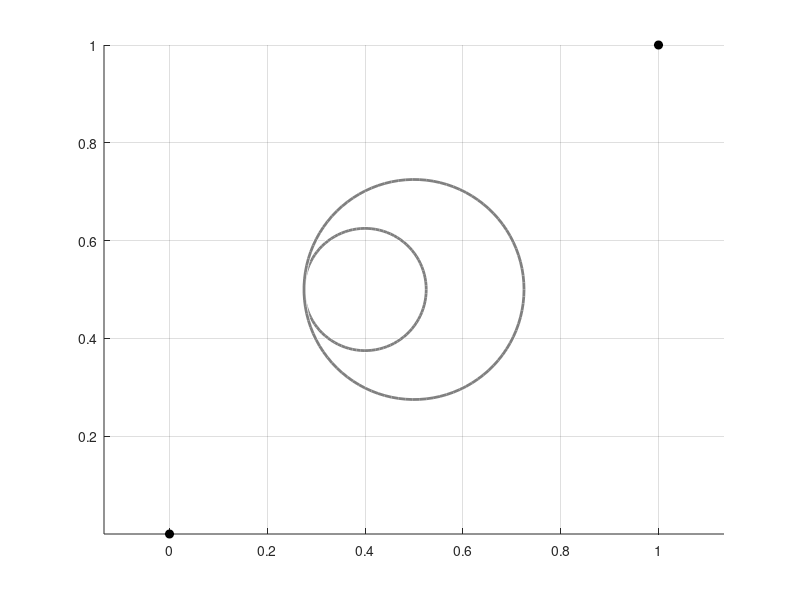

Reproduce this figure in MATLAB. (Note: this script raises an error after producing the figure.)
clear
close all
% Parameters
theta_start = [0; 0];
theta_goal = [1; 1];
centers = [.4, .5; .5, .5];
radii = [.125, .225];

% Create figure
figure
grid on
hold on

for idx = 1:length(radii)
    viscircles(centers(:,idx)', radii(idx), 'Color', [0.5, 0.5, 0.5]);
end

plot(theta_start(1), theta_start(2), 'ko', 'MarkerFaceColor', 'k')
plot(theta_goal(1), theta_goal(2), 'ko', 'MarkerFaceColor', 'k')
axis equal

% Gradient descent down potential field
theta = theta_start;
delta = 0.01;
learning_rate = 0.01;

for idx = 1:1000
 if norm(theta - theta_goal) < 0.1
 break
 end
 U = field(theta, theta_goal, centers, radii);
 U1 = field(theta + [delta; 0], theta_goal, centers, radii);
 U2 = field(theta + [0; delta], theta_goal, centers, radii);
 Ugrad = [U1 - U; U2 - U] / delta;
 theta = theta - learning_rate * Ugrad;
 plot(theta(1), theta(2), 'o', 'color', [1, 0.5, 0], ...
 'MarkerFaceColor', [1, 0.5, 0])
end

% Find potential field at position theta
function U = field(theta, theta_goal, centers, radii)
 U = 0.5 * norm(theta_goal - theta)^2;
 for idx = 1:length(radii)
 center = centers(:, idx);
 radius = radii(idx);
 dist = norm(center - theta);
 if dist < radius
 U = U + 0.5 * (1/dist - 1/radius)^2;
 end
 end
end
